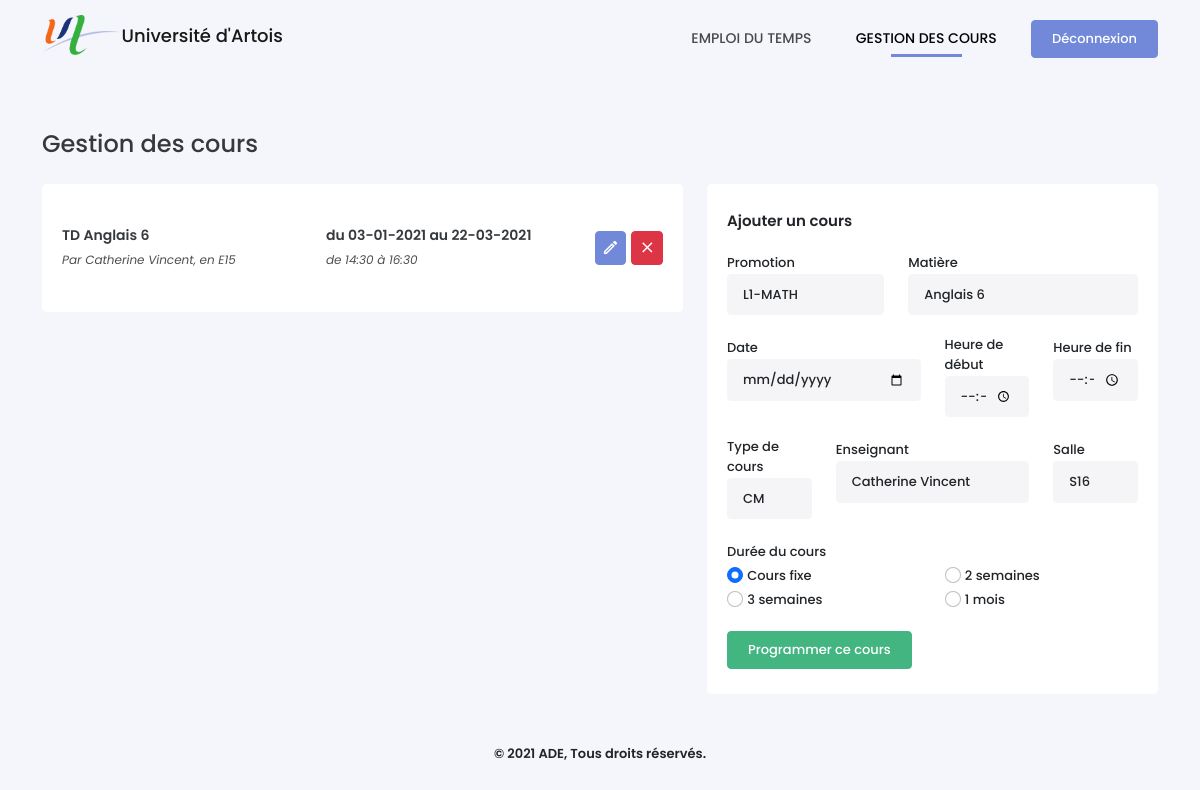
Screenshot of /gestion.php (signed in) with the database file from the repository.
### tables this page shows
CREATE TABLE Cours (
    CourID INTEGER PRIMARY KEY AUTOINCREMENT,
    DateDebut VARCHAR(30) NOT NULL,
    DateFin VARCHAR(30),
    HeureDebut time NOT NULL,
    HeureFin time NOT NULL,
    TypeID INTEGER NOT NULL,
    SalleID INTEGER NOT NULL,
    UsagerID INTEGER NOT NULL,
    MatiereID INTEGER NOT NULL,
    CONSTRAINT cour_type_fk FOREIGN KEY (TypeID) REFERENCES TypeCours(TypeID) ON DELETE CASCADE,
    CONSTRAINT cour_salle_fk FOREIGN KEY (SalleID) REFERENCES Salles(SalleID) ON DELETE CASCADE
    CONSTRAINT cour_enseignant_fk FOREIGN KEY (UsagerID) REFERENCES Usagers(UsagerID) ON DELETE CASCADE,
    CONSTRAINT cour_matiere_fk FOREIGN KEY (MatiereID) REFERENCES Matieres(MatiereID) ON DELETE CASCADE
);

CREATE TABLE TypeCours (
    TypeID INTEGER PRIMARY KEY AUTOINCREMENT,
    NomType VARCHAR NOT NULL
);

CREATE TABLE Matieres (
    MatiereID INTEGER PRIMARY KEY AUTOINCREMENT,
    NomMatiere VARCHAR(25) NOT NULL,
    CouleurMatiere VARCHAR(10) NOT NULL,
    PromotionID INTEGER NOT NULL,
    CONSTRAINT matiere_promo_fk FOREIGN KEY (PromotionID) REFERENCES Promotions(PromotionID) ON DELETE CASCADE
);

CREATE TABLE Usagers (
    UsagerID VARCHAR(30) PRIMARY KEY NOT NULL,
    MotDePasse VARCHAR(255) NOT NULL,
    Nom VARCHAR(15) NOT NULL,
    Prenom VARCHAR(20) NOT NULL,
    RangID INTEGER NOT NULL,
    CONSTRAINT usager_rang_fk FOREIGN KEY (RangID) REFERENCES Rangs(RangID) ON DELETE CASCADE
);

CREATE TABLE Salles (
    SalleID INTEGER PRIMARY KEY AUTOINCREMENT,
    NomSalle VARCHAR NOT NULL
);

### gestion.php (the view, shortened to what this page needs)
<?php
require_once('./src/Planning/FormEvent.php');
$last_search = isset($_GET['search']) ? $_GET['search'] : ' ';
?>
<!DOCTYPE html>
<html lang="fr-FR">
<head>
    <link type="text/css" rel="stylesheet" href="./assets/css/icons.min.css">
    <link type="text/css" rel="stylesheet" href="./assets/css/bootstrap.min.css">
    <link type="text/css" rel="stylesheet" href="./assets/css/style.css">
</head>
<body>
    <?php require_once('./views/header.php') ?>
    <div class="container">
        <h4>Gestion des cours</h4>
        <div class="row">
            <div class="col-md-7">
                <div class="box-content">
                    <?php
                    $where = 'WHERE NomMatiere LIKE \'%'. $last_search.'%\'';
                    if($_SESSION['rang'] == 2)  $where = 'WHERE UsagerID ="'. $_SESSION['id'] . '" AND NomMatiere LIKE \'%'. $last_search.'%\'';
                    $sCours = $bdd->query('SELECT * FROM Cours INNER JOIN Matieres USING(MatiereID), TypeCours USING(TypeID), Usagers USING(UsagerID), Promotions USING(PromotionID), Salles USING(SalleID) '.$where.' ORDER BY DateDebut DESC, HeureDebut DESC');
                    while($aCours = $sCours->fetch()) { ?>
                        <div class="list-items d-flex flex-row align-items-center justify-content-between">
                            <div class="item-info">
                                <p><?= $aCours['NomType'] ?> <?= $aCours['NomMatiere'] ?></p>
                                <span>Par <?= htmlspecialchars($aCours['Prenom']) ?> <?= htmlspecialchars($aCours['Nom']) ?>, en <?= htmlspecialchars($aCours['NomSalle']) ?></span>
                            </div>
                            <div class="item-info">
                                <p>du <?= date('d-m-Y', $aCours['DateDebut']) ?> au <?= date('d-m-Y', $aCours['DateFin']) ?></p>
                                <span>de  <?= $aCours['HeureDebut'] ?> à <?= $aCours['HeureFin'] ?></span>
                            </div>
                            <a href="?courID=<?= $aCours['CourID'] ?>" class="btn btn-primary"><i class="mdi mdi-pencil-outline"></i></a>
                            <a href="?removeEventID=<?= $aCours['CourID'] ?>" class="btn btn-danger"><i class="mdi mdi-close"></i></a>
                        </div>
                    <?php } ?>
                </div>
            </div>
            <div class="col-md-5">
                <div class="box-content">
                    <div class="content-title">Ajouter un cours</div>
                    <form method="POST" id="form_addEvent">
                        <div class="row">
                            <div class="col-md-5 form-group">
                                <label for="promo">Promotion</label>
                                <select name="promo" class="form-control" id="promo">
                                    <?php
                                    $option = '';
                                    if($_SESSION['rang'] == 2) {
                                        $option = 'INNER JOIN Appartient ON Promotions.PromotionID = Appartient.PromotionID AND UsagerID = "'.$_SESSION['id'].'"';
                                    }
                                    $sPromo = $bdd->query('SELECT * FROM Promotions '.$option.' ORDER BY PromotionID');
                                    while($aPromo = $sPromo->fetch()) {
                                        echo '<option value="'.$aPromo['PromotionID'].'"'. ((isset($_POST['promo']) && $_POST['promo'] == $aPromo['PromotionID']) ? ' selected' : '') .'>'.$aPromo['NomPromotion'].'</option>';
                                    } ?>
                                </select>
                            </div>
                            <div class="col-md-7 form-group">
                                <label for="matter">Matière</label>
                                <select name="matter" id="" class="form-control" id="matiere">
                                    <?php
                                    $option = '';
                                    if($_SESSION['rang'] == 2) {
                                        $option = 'INNER JOIN Enseigne ON Matieres.MatiereID = Enseigne.MatiereID AND UsagerID = "'.$_SESSION['id'].'"';
                                    }
                                    $sMatieres = $bdd->query('SELECT * FROM Matieres '.$option. ' ORDER BY NomMatiere');
                                    while($aMatieres = $sMatieres->fetch()) {
                                        echo '<option value="'.$aMatieres['MatiereID'].'">'.htmlspecialchars($aMatieres['NomMatiere']).'</option>';
                                    } ?>
                                </select>
                            </div>
                            <div class="col-md-6 form-group" id="firstdate">
                                <label for="firstdate">Date</label>
                                <input type="date" name="firstdate" class="form-control" value="<?= (isset($_POST['firstdate'])) ? $_POST['firstdate'] : '' ?>">
                            </div>
                            <div class="col-md-3 form-group" id="start">
                                <label for="start">Heure de début</label>
                                <input type="time" name="start" class="form-control" value="<?= (isset($_POST['start'])) ? $_POST['start'] : '' ?>">
                            </div>
                            <div class="col-md-3 form-group" id="end">
                                <label for="end">Heure de fin</label>
                                <input type="time" name="end" class="form-control" value="<?= (isset($_POST['end'])) ? $_POST['end'] : '' ?>">
                            </div>
                            <div class="col-md-3 form-group">
                                <label for="type">Type de cours</label>
                                <select name="type" class="form-control">
                                    <?php $query = $bdd->query('SELECT * FROM TypeCours');
                                        while ($row = $query->fetch()){
                                            echo '<option value="' . $row['TypeID'].'">' . htmlspecialchars($row['NomType']) . '</option>';
                                        }
                                    ?>
                                </select>
                            </div>
                            <div class="col-md-6 form-group">
                                <label for="user">Enseignant</label>
                                <select name="user" class="form-control">
                                    <?php if($_SESSION['rang'] == 2) {
                                            $sql = 'AND UsagerID = "'.$_SESSION['id'].'"';
                                        } else {
                                            $sql = '';
                                        }
                                        $query = $bdd->query('SELECT * FROM Usagers WHERE RangID = 2 ' . $sql);
                                        while ($row = $query->fetch()){
                                            echo '<option value="' .$row['UsagerID'] .'">' . $row['Prenom'] . ' ' .  $row['Nom'] . '</option>';
                                        }
                                    ?>
                                </select>
                            </div>
                            <div class="col-md-3 form-group">
                                <label for="room">Salle</label>
                                <select name="room" class="form-control">
                                    <?php $query = $bdd->query('SELECT * FROM Salles');
                                        while ($row = $query->fetch()){
                                            echo '<option value="' . $row['SalleID'].'">' . $row['NomSalle'] . '</option>';
                                        }
                                    ?>
                                </select>
                            </div>
                            <div class="col-md-12 form-group">
                                <label for="room">Durée du cours</label>
                                <div class="row">
                                    <div class="col-md-6">
                                        <input class="form-check-input" type="radio" name="nbweek" value="1" checked>
                                        <label class="form-check-label" for="nbweek">Cours fixe</label>
                                    </div>
                                    <div class="col-md-6">
                                        <input class="form-check-input" type="radio" name="nbweek" value="2">
                                        <label class="form-check-label" for="nbweek">2 semaines</label>
                                    </div>
                                    <div class="col-md-6 ">
                                        <input class="form-check-input" type="radio" name="nbweek" value="3">
                                        <label class="form-check-label" for="nbweek">3 semaines</label>
                                    </div>
                                    <div class="col-md-6">
                                        <input class="form-check-input" type="radio" name="nbweek" value="4">
                                        <label class="form-check-label" for="nbweek">1 mois</label>
                                    </div>
                                </div>
                            </div>
                        </div>
                        <input type="submit" name="add_event" value="Programmer ce cours" class="btn btn-success">
                    </form>
                </div>
            </div>
        </div>
    </div>
    <?php require_once('./views/footer.php') ?>
</body>
</html>

### views/header.php
<header>
    <div class="container">
        <div class="logo">
            <a href="./"><img src="./assets/img/logo.png" alt="logo"><span>Université d'Artois</span></a>
        </div>
        <nav>
            <ul>
                <li <?= (basename($_SERVER['PHP_SELF']) == 'index.php') ? 'class="active"' : null ?>>
                    <a href="./"> Emploi du temps</a>
                </li>
                <?php if($_SESSION['rang'] > 1) { ?>
                <li <?= (basename($_SERVER['PHP_SELF']) == 'gestion.php') ? 'class="active"' : null ?>>
                    <a href="./gestion"> Gestion des cours</a>
                </li>
                <?php } if($_SESSION['rang'] > 2) { ?>
                <li <?= (basename($_SERVER['PHP_SELF']) == 'admin.php') ? 'class="active"' : null ?>>
                    <a href="./admin">Administration</a>
                </li>
                <?php } ?>
                <li>
                    <a href="./logout" class="btn btn-primary">Déconnexion</a>
                </li>
            </ul>
        </nav>
    </div>
</header>

### views/footer.php
<footer>
    <p>© 2021 ADE, Tous droits réservés.</p>
</footer>

### assets/css/style.css (style rules this page uses)
* { box-sizing: border-box; outline: none; -webkit-tap-highlight-color: rgba(0, 0, 0, 0); }
body { font-family: Poppins, sans-serif; background-color: #F5F6FB; margin: 0; padding: 0; }
header { width: 100%; height: 80px; margin-bottom: 50px; }
.logo a { float: left; margin-top: 15px; text-decoration: none; }
.logo img { height: 40px; }
.logo a span { color: #000; vertical-align: middle; opacity: .9; font-size: 18px; font-weight: 500; }
nav { float: right; padding: 20px 0; }
nav ul { padding: 0; margin: 0; list-style: none; position: relative; }
nav ul li { display: inline-block; margin-left: 20px; }
nav a { display: block; padding: 0 10px; color: #000; opacity: .7; text-transform: uppercase; font-weight: 500; font-size: 14px; text-decoration: none; }
nav ul li.active a { opacity: 1; }
nav ul li a::after { content: ''; width: 50%; display: block; margin: 5px auto; border-bottom: 3px solid transparent; }
nav ul li.active a::after { border-color: #7289DA; }
nav a.btn { display: flex; opacity: 1; font-size: 13px; padding: 8px 20px; text-transform: unset; }
footer { text-align: center; margin: 20px auto; font-weight: 600; font-size: 13px; }
.container { min-width: 80%; }
.container h4 { opacity: .9; margin-bottom: 25px; }
.btn { font-weight: 500; font-size: 13px; padding: 8px 20px; }
.btn-primary { background-color: #7289DA; border-color: #7289DA; }
.btn-success { background-color: #43B581; border-color: #43B581; }
.box-content { position: relative; width: 100%; padding: 25px 20px; background-color: #fff; border-radius: 5px; margin-bottom: 30px; }
.box-content::after { content: ''; clear: both; display: table; }
.content-title { font-size: 15px; display: inline-block; position: relative; font-weight: 600; height: 40px; }
.list-items { padding: 15px 0; border-bottom: 2px solid #DADFE1; }
.list-items:last-child { border: 0; }
.item-info { line-height: 1.6; flex: 1; }
.list-items p { font-weight: 600; margin-bottom: 0; opacity: .9; font-size: 14px; }
.list-items span { font-size: 12px; font-style: italic; opacity: .8; }
.list-items > .btn { padding: 3px 6px; font-size: 1.1rem; margin-left: 5px; }
.form-group { margin-bottom: 20px; position: relative; min-height: 60px; }
label { font-size: 13px; font-weight: 500; }
.form-control, .form-control:focus { background-color: #F5F5F7; border-color: #F5F5F7; font-size: 13px; font-weight: 500; padding: 10px 15px; }

### rows the page displays
cours: TypeID.NomType "TD", MatiereID.NomMatiere "Anglais 6", UsagerID.Prenom "Catherine", UsagerID.Nom "Vincent", SalleID.NomSalle "E15", DateDebut "03-01-2021", DateFin "22-03-2021", HeureDebut "14:30", HeureFin "16:30"

### other values shown
form field promo "L1-MATH"
form field matter "Anglais 6"
form field type "CM"
form field user "Catherine Vincent"
form field room "S16"
